Frame 1 (no input): blank canvas, image omitted
Frame 60 (the mouse pressed at the canvas centre just before this capture): blank canvas, image omitted
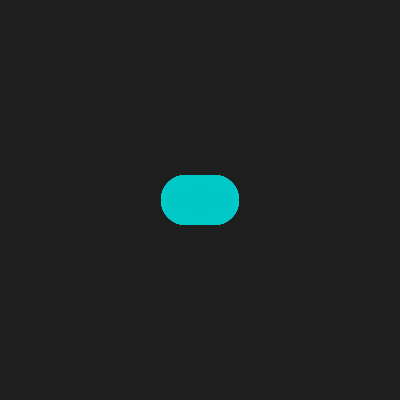
Frame 120 (the mouse held since frame 60 and released just before this capture)

The Processing sketch whose frames 1 and 60 were blank and that drew this single picture after the mouse press (run headless with seeded random() and noise(); from frame 60 on, the mouse is pressed at the canvas centre):

// Processing sketch: processing_61043
// ── processing_61043.pde

int x=30;
void setup()
{
  background(x);
  size(400,400);
noStroke();
smooth();
}
void draw()
{for (int i=-14;i<=14;i=i+2)
  if (mousePressed==true){

{
  fill(0,mouseY,mouseX,70);
ellipse(mouseX+i,mouseY,50,50);
}}

else if (mousePressed==false){
  noFill();
}
    

else {
  fill(x,0);
  ellipse(mouseX+i,mouseY,50,50);
}}
